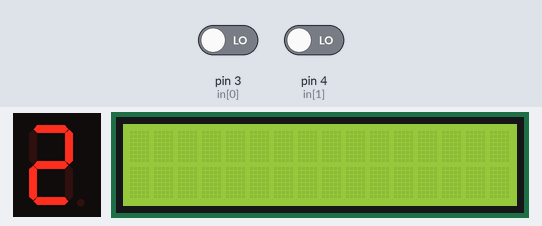
A sketch run on a simulated Arduino Uno, built with avr-gcc and run on an emulated ATmega328P. Shown: 1-digit seven-segment display, 16×2 character LCD. Inputs (shaded band) come from the test bench; at power-on: pin 3 (in[0]) LOW, pin 4 (in[1]) LOW.

Above: at 2.1 s.
2.2 s: pin 3 (in[0]) driven HIGH
At 3.8 s:
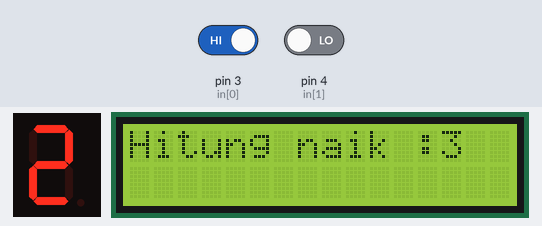
7.2 s: pin 4 (in[1]) driven HIGH
At 8.2 s:
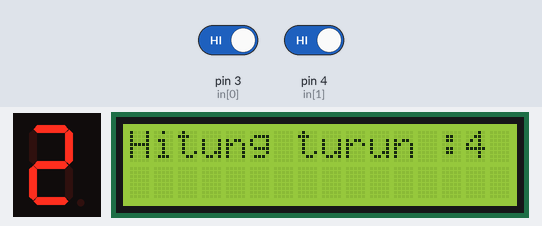
12.2 s: pin 3 (in[0]) driven LOW
At 14.6 s:
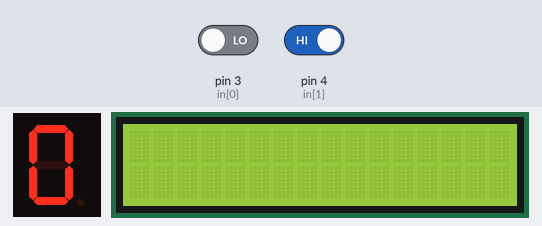
16.6 s: pin 4 (in[1]) driven LOW
At 19.3 s:
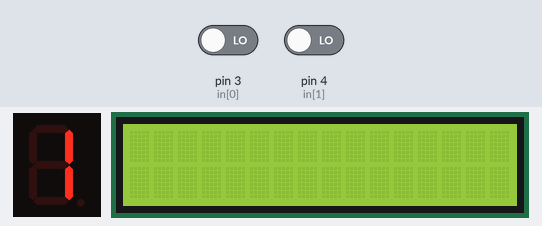
21.6 s: pin 3 (in[0]) driven HIGH
At 23.3 s:
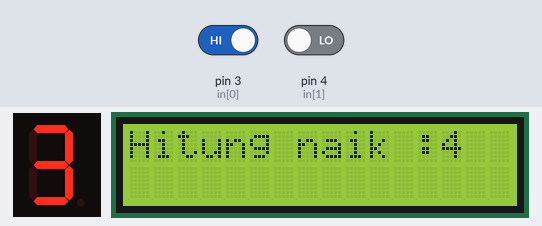
25.1 s: pin 4 (in[1]) driven HIGH
At 26.4 s:
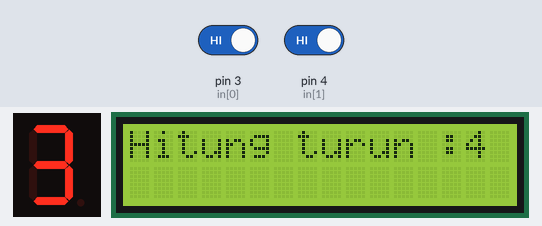
Timing chart, 0 to 28.1 s (numbered marks = the images above; inputs shaded):
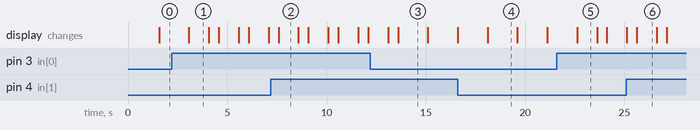

Measured:
- after the input at 2.2 s, the display: changes after 0.87 s (image 1)
- after the input at 7.2 s, the display: changes after 0.38 s (image 2)
- after the input at 21.6 s, the display: changes after 1.0 s (image 5)
- after the input at 25.1 s, the display: first differs from a run without the input after 0.52 s (image 6)
- what the display in image 1 shows lasts 1.0 s, from 3.1 s to 4.1 s
- what the display in image 3 shows lasts 1.5 s, from 13.6 s to 15.1 s

The sketch:

conter.ino
```cpp
#include <LiquidCrystal.h>
#include <SevSeg.h>
SevSeg svg;
LiquidCrystal lcd(7,6,9,10,11,12);
const int in [2] = {3,4};
void setup() {
  // put your setup code here, to run once:
  byte svg1 = 1;
  byte svg2[]={};
  byte pin[] = {14,15,16,17,18,19,20,21};
  svg.begin(COMMON_ANODE,svg1,svg2,pin,true);
  svg.setBrightness(80);
  for(int i = 0;i<2;i++){
    pinMode(in[i],INPUT);
  }
  lcd.begin(16,2);
}
int i = 0;
void loop() {
  // put your main code here, to run repeatedly:
  lcd.setCursor(0,0);
  if(digitalRead(in[0])&&digitalRead(in[1])){
    i--;
    if(i<0){
      i=9;
    }
    lcd.print("Hitung turun :");
    lcd.print(i);
  }
  else if(digitalRead(in[0])){
    i++;
    if(i>9){
      i=0;
    }
    lcd.print("Hitung naik :");
    lcd.print(i);
  }
  else if(digitalRead(in[1])){
    i--;
    if(i<0){
      i=9;
    }
    svg.setNumber(i);
    svg.refreshDisplay();
  }
  else{
    i++;
    if(i>9){
      i=0;
    }
    svg.setNumber(i);
    svg.refreshDisplay();
  }
  delay(1000);
  lcd.clear();
  delay(500);

}
```
